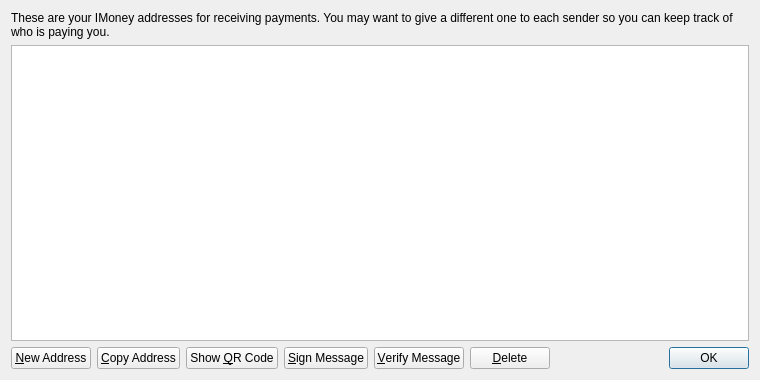
<?xml version="1.0" encoding="UTF-8"?>
<ui version="4.0">
 <class>AddressBookPage</class>
 <widget class="QWidget" name="AddressBookPage">
  <property name="geometry">
   <rect>
    <x>0</x>
    <y>0</y>
    <width>760</width>
    <height>380</height>
   </rect>
  </property>
  <property name="windowTitle">
   <string>Address Book</string>
  </property>
  <layout class="QVBoxLayout" name="verticalLayout">
   <item>
    <widget class="QLabel" name="labelExplanation">
     <property name="text">
      <string>These are your IMoney addresses for receiving payments. You may want to give a different one to each sender so you can keep track of who is paying you.</string>
     </property>
     <property name="textFormat">
      <enum>Qt::PlainText</enum>
     </property>
     <property name="wordWrap">
      <bool>true</bool>
     </property>
    </widget>
   </item>
   <item>
    <widget class="QTableView" name="tableView">
     <property name="contextMenuPolicy">
      <enum>Qt::CustomContextMenu</enum>
     </property>
     <property name="toolTip">
      <string>Double-click to edit address or label</string>
     </property>
     <property name="tabKeyNavigation">
      <bool>false</bool>
     </property>
     <property name="alternatingRowColors">
      <bool>true</bool>
     </property>
     <property name="selectionMode">
      <enum>QAbstractItemView::SingleSelection</enum>
     </property>
     <property name="selectionBehavior">
      <enum>QAbstractItemView::SelectRows</enum>
     </property>
     <property name="sortingEnabled">
      <bool>true</bool>
     </property>
     <attribute name="verticalHeaderVisible">
      <bool>false</bool>
     </attribute>
    </widget>
   </item>
   <item>
    <layout class="QHBoxLayout" name="horizontalLayout">
     <item>
      <widget class="QPushButton" name="newAddressButton">
       <property name="toolTip">
        <string>Create a new address</string>
       </property>
       <property name="text">
        <string>&amp;New Address</string>
       </property>
       <property name="icon">
        <iconset resource="../bitcoin.qrc">
         <normaloff>:/icons/add</normaloff>:/icons/add</iconset>
       </property>
      </widget>
     </item>
     <item>
      <widget class="QPushButton" name="copyToClipboard">
       <property name="toolTip">
        <string>Copy the currently selected address to the system clipboard</string>
       </property>
       <property name="text">
        <string>&amp;Copy Address</string>
       </property>
       <property name="icon">
        <iconset resource="../bitcoin.qrc">
         <normaloff>:/icons/editcopy</normaloff>:/icons/editcopy</iconset>
       </property>
      </widget>
     </item>
     <item>
      <widget class="QPushButton" name="showQRCode">
       <property name="text">
        <string>Show &amp;QR Code</string>
       </property>
       <property name="icon">
        <iconset resource="../bitcoin.qrc">
         <normaloff>:/icons/qrcode</normaloff>:/icons/qrcode</iconset>
       </property>
      </widget>
     </item>
     <item>
      <widget class="QPushButton" name="signMessage">
       <property name="toolTip">
        <string>Sign a message to prove you own a Bitcoin address</string>
       </property>
       <property name="text">
        <string>&amp;Sign Message</string>
       </property>
       <property name="icon">
        <iconset resource="../bitcoin.qrc">
         <normaloff>:/icons/edit</normaloff>:/icons/edit</iconset>
       </property>
      </widget>
     </item>
     <item>
      <widget class="QPushButton" name="verifyMessage">
       <property name="toolTip">
        <string>Verify a message to ensure it was signed with a specified Bitcoin address</string>
       </property>
       <property name="text">
        <string>&amp;Verify Message</string>
       </property>
       <property name="icon">
        <iconset resource="../bitcoin.qrc">
         <normaloff>:/icons/transaction_0</normaloff>:/icons/transaction_0</iconset>
       </property>
      </widget>
     </item>
     <item>
      <widget class="QPushButton" name="deleteButton">
       <property name="toolTip">
        <string>Delete the currently selected address from the list. Only sending addresses can be deleted.</string>
       </property>
       <property name="text">
        <string>&amp;Delete</string>
       </property>
       <property name="icon">
        <iconset resource="../bitcoin.qrc">
         <normaloff>:/icons/remove</normaloff>:/icons/remove</iconset>
       </property>
      </widget>
     </item>
     <item>
      <spacer name="horizontalSpacer">
       <property name="orientation">
        <enum>Qt::Horizontal</enum>
       </property>
       <property name="sizeHint" stdset="0">
        <size>
         <width>40</width>
         <height>20</height>
        </size>
       </property>
      </spacer>
     </item>
     <item>
      <widget class="QDialogButtonBox" name="buttonBox">
       <property name="sizePolicy">
        <sizepolicy hsizetype="Maximum" vsizetype="Fixed">
         <horstretch>0</horstretch>
         <verstretch>0</verstretch>
        </sizepolicy>
       </property>
       <property name="standardButtons">
        <set>QDialogButtonBox::Ok</set>
       </property>
      </widget>
     </item>
    </layout>
   </item>
  </layout>
 </widget>
 <resources>
  <include location="../bitcoin.qrc"/>
 </resources>
 <connections/>
</ui>
